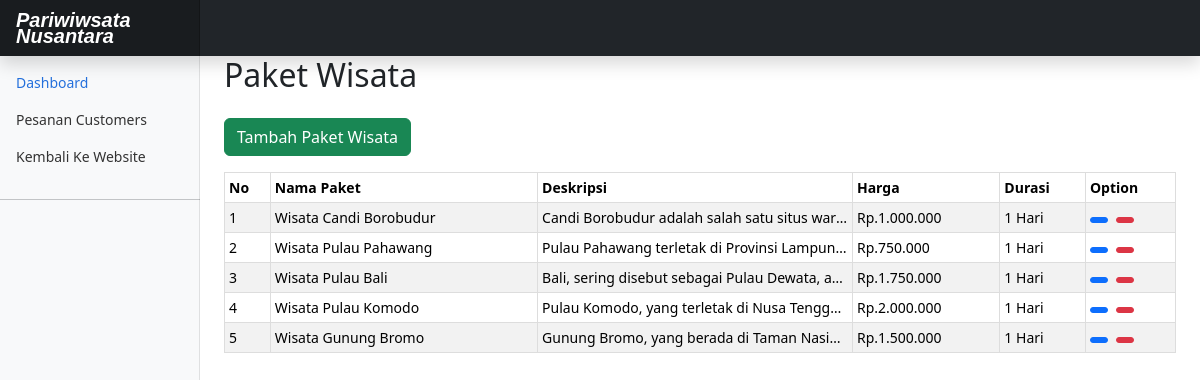
/src/dashboard/index.php, run on the app's committed database.
### tables this page shows
CREATE TABLE `paket_wisata` (
  `id` int(11) NOT NULL AUTO_INCREMENT,
  `nama_paket` varchar(255) NOT NULL,
  `deskripsi` text DEFAULT NULL,
  `harga` decimal(10,0) NOT NULL,
  `durasi` varchar(50) DEFAULT NULL,
  `gambar` varchar(255) DEFAULT NULL,
  PRIMARY KEY (`id`)
);

### function.php (called while the page is built, shortened)
<?php
$conn = mysqli_connect("localhost:3307", "root", "", "db_pariwisata");
function getData($query)
{
    global $conn;
    $result = mysqli_query($conn, $query);
    $array = [];
    while ($row = mysqli_fetch_assoc($result)) {
        $array[] = $row;
    }
    return $array;
}

### src/dashboard/index.php (the view, shortened to what this page needs)
<?php
require "../../function.php";
$query = getData("SELECT * FROM paket_wisata ORDER BY id DESC");
?>
<!doctype html>
<html lang="en">
<head>
  <link href="https://cdn.jsdelivr.net/npm/bootstrap@5.3.3/dist/css/bootstrap.min.css" rel="stylesheet"
>
  <link href="dashboard.css" rel="stylesheet">
</head>
<body>
  <header class="navbar navbar-dark sticky-top bg-dark flex-md-nowrap p-0 shadow">
    <a class="navbar-brand col-md-3 col-lg-2 me-0 px-3 poppins-semibold no-spacing fs-5" href="#">Pariwiwsata <br>Nusantara
    </a>
  </header>
  <div class="container-fluid">
    <div class="row">
      <nav id="sidebarMenu" class="col-md-3 col-lg-2 d-md-block bg-light sidebar collapse">
        <div class="position-sticky pt-3">
          <ul class="nav flex-column">
            <li class="nav-item">
              <a class="nav-link active" aria-current="page" href="#">
                Dashboard
              </a>
            </li>
            <li class="nav-item">
              <a class="nav-link" href="customers.php">
                Pesanan Customers
              </a>
            </li>
            <li class="nav-item">
              <a class="nav-link" href="../../index.php">
                Kembali Ke Website
              </a>
            </li>
            <hr class="my-4">
          </ul>
        </div>
      </nav>
      <main class="col-md-9 ms-sm-auto col-lg-10 px-md-4">
        <h2>Paket Wisata</h2>
        <button type="button" class="my-3 btn btn-success" data-bs-toggle="modal" data-bs-target="#tambahPaketWisata">
          Tambah Paket Wisata
        </button>
        <div class="table-responsive">
          <table class="table table-striped table-sm">
            <thead>
              <tr>
                <th scope="col">No</th>
                <th scope="col">Nama Paket</th>
                <th scope="col">Deskripsi</th>
                <th scope="col">Harga</th>
                <th scope="col">Durasi</th>
                <th scope="col">Option</th>
              </tr>
            </thead>
            <tbody>
            <?php $no = 1;?>
            <?php foreach ($query as $getData) : ?>
              <tr >
                <td><?php echo $no ?></td>
                <td><?php echo $getData['nama_paket'] ?></td>
                <td class="text-truncate" style="max-width: 200px;"><?php echo $getData['deskripsi'] ?></td>
                <td>Rp.<?php echo number_format($getData['harga'],0,",",".") ?></td>
                <td><?php echo $getData['durasi'] ?> Hari</td>
                <td>
                  <div class="d-flex justify-content-start">
                      <form method="post" action="">
                          <button class="btn btn-primary px-2 pt-0 pb-1" type="submit" data-id="<?php echo $getData['id']; ?>" data-bs-toggle="modal" data-bs-target="#updatePaketWisata">
                      </button>
                      </form>
                    <a href="../../delete.php?id= <?php echo $getData['id'] ?> ">
                      <button class="btn btn-danger px-2 pt-0 pb-1">
                      </button>
                    </a>
                  </div>
                </td>
              </tr>
            <?php $no++; ?>
            <?php endforeach; ?>
            </tbody>
          </table>
        </div>
      </main>
    </div>
  </div>
</body>
</html>

### src/dashboard/dashboard.css (style rules this page uses)
body { font-size: 0.875rem; }
.sidebar { position: fixed; top: 0; bottom: 0; left: 0; z-index: 100; padding: 48px 0 0; box-shadow: inset -1px 0 0 rgba(0, 0, 0, 0.1); }
.sidebar .nav-link { font-weight: 500; color: #333; }
.sidebar .nav-link.active { color: #2470dc; }
.navbar-brand { padding-top: 0.75rem; padding-bottom: 0.75rem; font-size: 1rem; background-color: rgba(0, 0, 0, 0.25); box-shadow: inset -1px 0 0 rgba(0, 0, 0, 0.25); }
.poppins-semibold { font-family: "Poppins", sans-serif; font-weight: 800; font-style: italic; }
.no-spacing { line-height: 16px; }
table { width: 100%; border-collapse: collapse; }
td { max-height: 50px; overflow: hidden; text-overflow: ellipsis; white-space: nowrap; border: 1px solid #ddd; padding: 8px; }
tr { max-height: 50px; }
th { border: 1px solid #ddd; padding: 8px; background-color: #f2f2f2; }

### data on the page
paket_wisata: nama_paket "Wisata Candi Borobudur", deskripsi "Candi Borobudur adalah salah satu situs war…", harga "1.000.000", durasi "1"
paket_wisata: nama_paket "Wisata Pulau Pahawang", deskripsi "Pulau Pahawang terletak di Provinsi Lampun…", harga "750.000", durasi "1"
paket_wisata: nama_paket "Wisata Pulau Bali", deskripsi "Bali, sering disebut sebagai Pulau Dewata, a…", harga "1.750.000", durasi "1"
paket_wisata: nama_paket "Wisata Pulau Komodo", deskripsi "Pulau Komodo, yang terletak di Nusa Tengg…", harga "2.000.000", durasi "1"
paket_wisata: nama_paket "Wisata Gunung Bromo", deskripsi "Gunung Bromo, yang berada di Taman Nasi…", harga "1.500.000", durasi "1"
